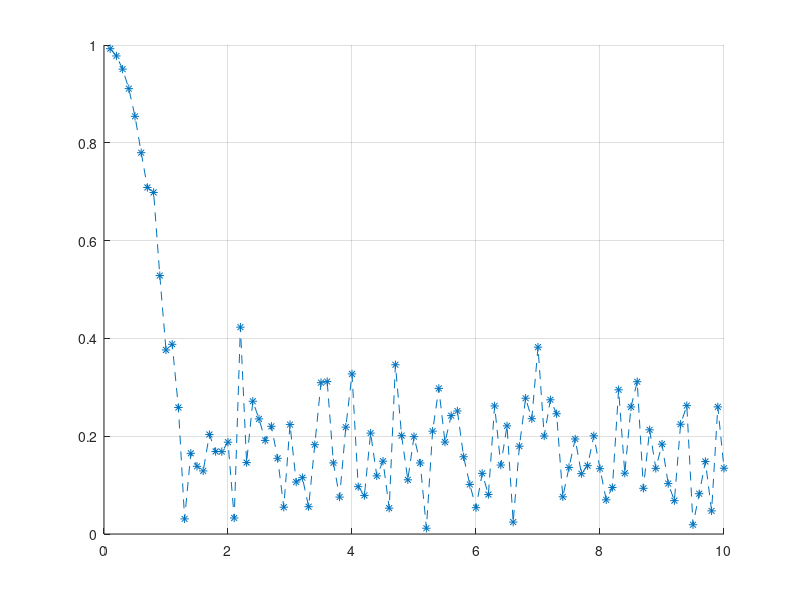

Source code (MATLAB):
%%
clear all;

%%
numRay = 20;
numSample = 2;

%% normal distribution
% normDList = 0.1 : 0.1 : 10;
% result = zeros(1, size(normDList,2));
% for idxD = 1:size(normDList,2)
%     x0 = exp(1i * randn(numRay, numSample) * sqrt(0.125) * normDList(idxD));
%     x0 = sum(x0, 1) ./ numRay;
%     result(idxD) = mean(x0);
% end
% figure(1); hold on; grid on;
% plot(normDList, abs(result), '--*');


%% uniform distribution
normDList = 0.1 : 0.1 : 10;
result = zeros(1, size(normDList,2));
for idxD = 1:size(normDList,2)
    x0 = exp(1i * (rand(numRay, numSample) - 0.5) * 4 * normDList(idxD));
    x0 = sum(x0, 1) ./ numRay;
    result(idxD) = mean(x0);
end
figure(1); hold on; grid on;
plot(normDList, abs(result), '--*');
std((rand(numRay, numSample) - 0.5) * 4, 0, 'all')
%%
% normDList = 0.5 : 0.5 : 50;
% %sigThetaList = 0.0001 : 0.0001 : 0.02;
% sigThetaList = 0.1 : 0.1 : 10;
% result = zeros(size(normDList,2), size(sigThetaList,2));
% 
% for idxD = 1:size(normDList,2)
%     for idxT = 1:size(sigThetaList,2)
%         tmpA = 1 / sqrt(numRay);
%         
% %         diffPhase = normDList(idxD) .* ...
% %             sin(randn(numRay, numSample) * pi * sqrt(sigThetaList(idxT)));
% 
%         % normal distribution
%         diffPhase = normDList(idxD) .* ...
%             randn(numRay, numSample) .* sqrt(sigThetaList(idxT));
% 
%         %x0 = tmpA .* exp(1i*2*pi * rand(numRay, numSample) * 1);
%         x0 = tmpA;
%         
%         x1 = x0 .* exp(-1i * diffPhase);
%         x0 = sum(x0, 1);
%         x1 = sum(x1, 1);
%         result(idxD, idxT) = mean(conj(x0) .* x1);
%     end
% end
% 
% figure();
% %mesh(sigThetaList, normDList, mag2db(abs(result)));
% mesh(sigThetaList, normDList, (abs(result)));

